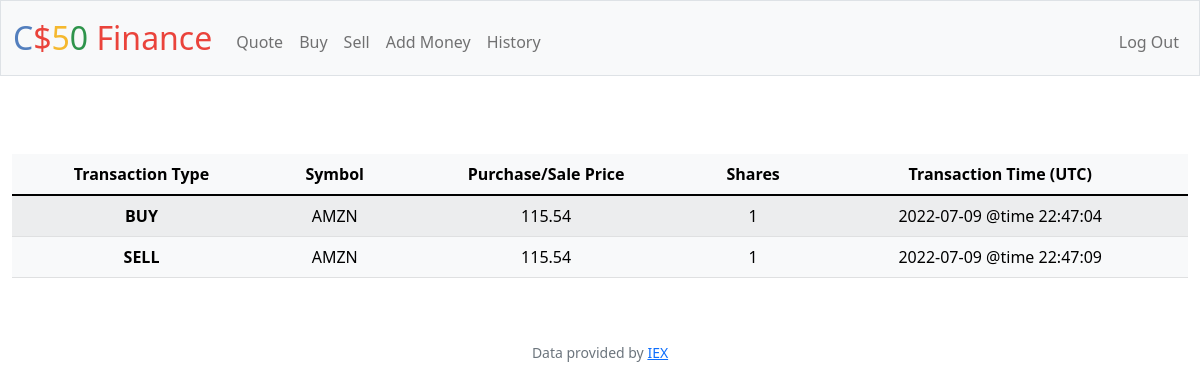
The app's page /history (signed in) with its own data.
### tables this page shows
CREATE TABLE orders (user_id, timestamp, symbol TEXT, shares NUMERIC, price);

### app.py (the view)
@app.route("/history")
@login_required
def history():
    rows = db.execute("SELECT symbol, shares, price, timestamp FROM orders WHERE user_id = ?", session["user_id"])
    if not rows:
        return apology("You have no transactions recorded")
    return render_template("history.html", rows=rows)

### app.py (called while the page is built)
@app.after_request
def after_request(response):
    response.headers["Cache-Control"] = "no-cache, no-store, must-revalidate"
    response.headers["Expires"] = 0
    response.headers["Pragma"] = "no-cache"
    return response

### helpers.py (called while the page is built)
def login_required(f):
    @wraps(f)
    def decorated_function(*args, **kwargs):
        if session.get("user_id") is None:
            return redirect("/login")
        return f(*args, **kwargs)
    return decorated_function

### templates/history.html (shortened to what this page needs)
{% extends "layout.html" %}
{% block main %}
    <table style='margin-top: 30px' class="table table-striped table-light">
        <thead>
        <tr>
            <th scope="col"> Transaction Type </th>
            <th scope="col"> Symbol </th>
            <th scope="col"> Purchase/Sale Price </th>
            <th scope="col"> Shares </th>
            <th scope="col"> Transaction Time (UTC) </th>
        </tr>
        </thead>
        <tbody>
            {% for row in rows %}
            <tr>
                <th scope="row">
                    {{ "BUY" if row["shares"] > 0 else "SELL" }}
                </th>
                <td>  {{ row["symbol"] }}  </td>
                <td>  {{ row["price"] }}  </td>
                <td>  {{ row["shares"]|abs }}  </td>
                <td>  {{ row["timestamp"] }}  </td>
            </tr>
            {% endfor %}
        </body>
{% endblock %}

### records on screen
orders: shares "BUY", symbol "AMZN", price "115.54", shares|abs "1", timestamp "2022-07-09 @time 22:47:04"
orders: shares "SELL", symbol "AMZN", price "115.54", shares|abs "1", timestamp "2022-07-09 @time 22:47:09"
